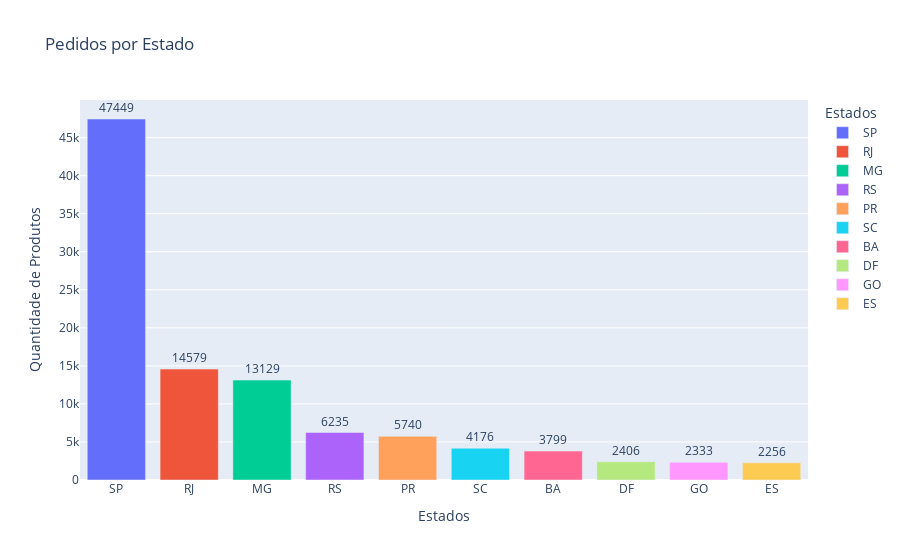

The cell this chart's notebook holds for it:
### Code cell
# Vizualizar Histograma dos Pedidos por Estado
fig = px.bar(customer_state_count, x='estado', y='contagem', color='estado',
            title='Pedidos por Estado', text='contagem',
            labels={'estado': 'Estados', 'contagem': 'Quantidade de Produtos'})

fig.update_traces(textposition='outside', texttemplate='%{text}', textfont_size=12)
fig.show()

### Figure 1 — Plotly figure (JSON) as saved in the notebook; plotly's stock layout.template omitted (floating-point values rounded to 4 significant figures)
{"data": [{"alignmentgroup": "True", "hovertemplate": "Estados=%{x}<br>Quantidade de Produtos=%{text}<extra></extra>", "legendgroup": "SP", "marker": {"color": "#636efa", "pattern": {"shape": ""}}, "name": "SP", "offsetgroup": "SP", "orientation": "v", "showlegend": true, "text": [47449], "textfont": {"size": 12}, "textposition": "outside", "texttemplate": "%{text}", "type": "bar", "x": ["SP"], "xaxis": "x", "y": [47449], "yaxis": "y"}, {"alignmentgroup": "True", "hovertemplate": "Estados=%{x}<br>Quantidade de Produtos=%{text}<extra></extra>", "legendgroup": "RJ", "marker": {"color": "#EF553B", "pattern": {"shape": ""}}, "name": "RJ", "offsetgroup": "RJ", "orientation": "v", "showlegend": true, "text": [14579], "textfont": {"size": 12}, "textposition": "outside", "texttemplate": "%{text}", "type": "bar", "x": ["RJ"], "xaxis": "x", "y": [14579], "yaxis": "y"}, {"alignmentgroup": "True", "hovertemplate": "Estados=%{x}<br>Quantidade de Produtos=%{text}<extra></extra>", "legendgroup": "MG", "marker": {"color": "#00cc96", "pattern": {"shape": ""}}, "name": "MG", "offsetgroup": "MG", "orientation": "v", "showlegend": true, "text": [13129], "textfont": {"size": 12}, "textposition": "outside", "texttemplate": "%{text}", "type": "bar", "x": ["MG"], "xaxis": "x", "y": [13129], "yaxis": "y"}, {"alignmentgroup": "True", "hovertemplate": "Estados=%{x}<br>Quantidade de Produtos=%{text}<extra></extra>", "legendgroup": "RS", "marker": {"color": "#ab63fa", "pattern": {"shape": ""}}, "name": "RS", "offsetgroup": "RS", "orientation": "v", "showlegend": true, "text": [6235], "textfont": {"size": 12}, "textposition": "outside", "texttemplate": "%{text}", "type": "bar", "x": ["RS"], "xaxis": "x", "y": [6235], "yaxis": "y"}, {"alignmentgroup": "True", "hovertemplate": "Estados=%{x}<br>Quantidade de Produtos=%{text}<extra></extra>", "legendgroup": "PR", "marker": {"color": "#FFA15A", "pattern": {"shape": ""}}, "name": "PR", "offsetgroup": "PR", "orientation": "v", "showlegend": true, "text": [5740], "textfont": {"size": 12}, "textposition": "outside", "texttemplate": "%{text}", "type": "bar", "x": ["PR"], "xaxis": "x", "y": [5740], "yaxis": "y"}, {"alignmentgroup": "True", "hovertemplate": "Estados=%{x}<br>Quantidade de Produtos=%{text}<extra></extra>", "legendgroup": "SC", "marker": {"color": "#19d3f3", "pattern": {"shape": ""}}, "name": "SC", "offsetgroup": "SC", "orientation": "v", "showlegend": true, "text": [4176], "textfont": {"size": 12}, "textposition": "outside", "texttemplate": "%{text}", "type": "bar", "x": ["SC"], "xaxis": "x", "y": [4176], "yaxis": "y"}, {"alignmentgroup": "True", "hovertemplate": "Estados=%{x}<br>Quantidade de Produtos=%{text}<extra></extra>", "legendgroup": "BA", "marker": {"color": "#FF6692", "pattern": {"shape": ""}}, "name": "BA", "offsetgroup": "BA", "orientation": "v", "showlegend": true, "text": [3799], "textfont": {"size": 12}, "textposition": "outside", "texttemplate": "%{text}", "type": "bar", "x": ["BA"], "xaxis": "x", "y": [3799], "yaxis": "y"}, {"alignmentgroup": "True", "hovertemplate": "Estados=%{x}<br>Quantidade de Produtos=%{text}<extra></extra>", "legendgroup": "DF", "marker": {"color": "#B6E880", "pattern": {"shape": ""}}, "name": "DF", "offsetgroup": "DF", "orientation": "v", "showlegend": true, "text": [2406], "textfont": {"size": 12}, "textposition": "outside", "texttemplate": "%{text}", "type": "bar", "x": ["DF"], "xaxis": "x", "y": [2406], "yaxis": "y"}, {"alignmentgroup": "True", "hovertemplate": "Estados=%{x}<br>Quantidade de Produtos=%{text}<extra></extra>", "legendgroup": "GO", "marker": {"color": "#FF97FF", "pattern": {"shape": ""}}, "name": "GO", "offsetgroup": "GO", "orientation": "v", "showlegend": true, "text": [2333], "textfont": {"size": 12}, "textposition": "outside", "texttemplate": "%{text}", "type": "bar", "x": ["GO"], "xaxis": "x", "y": [2333], "yaxis": "y"}, {"alignmentgroup": "True", "hovertemplate": "Estados=%{x}<br>Quantidade de Produtos=%{text}<extra></extra>", "legendgroup": "ES", "marker": {"color": "#FECB52", "pattern": {"shape": ""}}, "name": "ES", "offsetgroup": "ES", "orientation": "v", "showlegend": true, "text": [2256], "textfont": {"size": 12}, "textposition": "outside", "texttemplate": "%{text}", "type": "bar", "x": ["ES"], "xaxis": "x", "y": [2256], "yaxis": "y"}], "layout": {"barmode": "relative", "legend": {"title": {"text": "Estados"}, "tracegroupgap": 0}, "title": {"text": "Pedidos por Estado"}, "xaxis": {"anchor": "y", "categoryarray": ["SP", "RJ", "MG", "RS", "PR", "SC", "BA", "DF", "GO", "ES"], "categoryorder": "array", "domain": [0, 1], "title": {"text": "Estados"}}, "yaxis": {"anchor": "x", "domain": [0, 1], "title": {"text": "Quantidade de Produtos"}}}}
